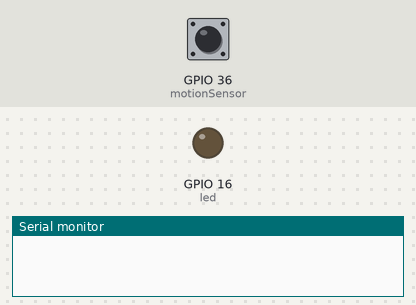
Recording of a sketch running on a simulated ESP32. Parts: output pins drawn as LEDs (lit = HIGH), the last lines printed to the serial monitor. The test bench sets the inputs (shaded band); at power-on: GPIO 36 (motionSensor) HIGH.

Above: at 1.2 s.
1.3 s: GPIO 36 (motionSensor) pulsed LOW 2 times (0.12 s each, 0.3 s apart)
At 2.5 s:
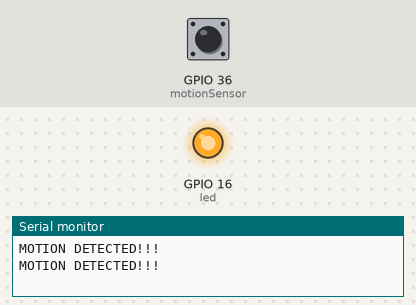
Timing chart, 0 to 6.2 s (numbered marks = the images above; inputs shaded):
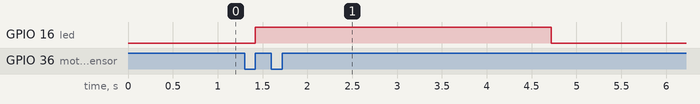

The sketch:

B-3.ino
```cpp
#define timeSeconds 3
// Set GPIOs for LED and PIR Motion Sensor
const int led = 16;
const int motionSensor = 36;
// Timer: Auxiliary variables
unsigned long now = millis();
unsigned long lastTrigger = 0;
boolean startTimer = false;
boolean flag= false;
// Checks if motion was detected, sets LED HIGH and starts a timer
void IRAM_ATTR detectsMovement() {
flag=true;
digitalWrite(led, HIGH);
startTimer = true;
lastTrigger = millis();
}
void setup() {
// Serial port for debugging purposes
Serial.begin(115200);
// PIR Motion Sensor mode INPUT_PULLUP
pinMode(motionSensor, INPUT_PULLUP);
// Set motionSensor pin as interrupt, assign interrupt function and set RISING mode
attachInterrupt(digitalPinToInterrupt(motionSensor), detectsMovement, RISING);
// Set LED to LOW
pinMode(led, OUTPUT);
digitalWrite(led, LOW);
}
void loop() {
// Current time
now = millis();
if (flag) Serial.println("MOTION DETECTED!!!");
// Turn off the LED after the number of seconds defined in the timeSeconds variable
if (startTimer && (now - lastTrigger > (timeSeconds*1000))) {
  Serial.println("Motion stopped...");
digitalWrite(led, LOW);
startTimer = false;
}
flag=false;
}
```

Measured:
- after the input at 1.3 s, GPIO 16 (led): LOW → HIGH after 0.12 s, → LOW 3.3 s later
